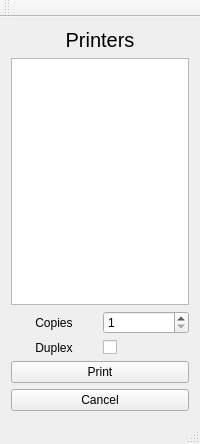
<?xml version="1.0" encoding="UTF-8"?>
<ui version="4.0">
 <class>kprint</class>
 <widget class="QMainWindow" name="kprint">
  <property name="geometry">
   <rect>
    <x>0</x>
    <y>0</y>
    <width>200</width>
    <height>444</height>
   </rect>
  </property>
  <property name="windowTitle">
   <string>kprint</string>
  </property>
  <widget class="QWidget" name="centralWidget">
   <layout class="QGridLayout" name="gridLayout">
    <item row="2" column="0" colspan="2">
     <widget class="QListWidget" name="printerList">
      <property name="font">
       <font>
        <pointsize>12</pointsize>
        <weight>50</weight>
        <bold>false</bold>
       </font>
      </property>
      <property name="acceptDrops">
       <bool>false</bool>
      </property>
      <property name="autoFillBackground">
       <bool>false</bool>
      </property>
      <property name="selectionMode">
       <enum>QAbstractItemView::ExtendedSelection</enum>
      </property>
      <property name="sortingEnabled">
       <bool>false</bool>
      </property>
     </widget>
    </item>
    <item row="7" column="0" colspan="2">
     <widget class="QPushButton" name="pushButton_2">
      <property name="text">
       <string>Cancel</string>
      </property>
     </widget>
    </item>
    <item row="6" column="0" colspan="2">
     <widget class="QPushButton" name="printButton">
      <property name="text">
       <string>Print</string>
      </property>
     </widget>
    </item>
    <item row="3" column="1">
     <widget class="QSpinBox" name="copies">
      <property name="minimum">
       <number>1</number>
      </property>
     </widget>
    </item>
    <item row="1" column="0" colspan="2">
     <widget class="QLabel" name="label">
      <property name="font">
       <font>
        <pointsize>15</pointsize>
       </font>
      </property>
      <property name="text">
       <string>Printers</string>
      </property>
      <property name="alignment">
       <set>Qt::AlignCenter</set>
      </property>
     </widget>
    </item>
    <item row="3" column="0">
     <widget class="QLabel" name="label_2">
      <property name="text">
       <string>Copies</string>
      </property>
      <property name="alignment">
       <set>Qt::AlignCenter</set>
      </property>
     </widget>
    </item>
    <item row="5" column="0">
     <widget class="QLabel" name="label_3">
      <property name="text">
       <string>Duplex</string>
      </property>
      <property name="alignment">
       <set>Qt::AlignCenter</set>
      </property>
     </widget>
    </item>
    <item row="5" column="1">
     <widget class="QCheckBox" name="duplex">
      <property name="text">
       <string/>
      </property>
      <property name="tristate">
       <bool>false</bool>
      </property>
     </widget>
    </item>
   </layout>
  </widget>
  <widget class="QToolBar" name="mainToolBar">
   <attribute name="toolBarArea">
    <enum>TopToolBarArea</enum>
   </attribute>
   <attribute name="toolBarBreak">
    <bool>false</bool>
   </attribute>
  </widget>
  <widget class="QStatusBar" name="statusBar"/>
 </widget>
 <layoutdefault spacing="6" margin="11"/>
 <resources/>
 <connections>
  <connection>
   <sender>pushButton_2</sender>
   <signal>clicked()</signal>
   <receiver>kprint</receiver>
   <slot>close()</slot>
   <hints>
    <hint type="sourcelabel">
     <x>169</x>
     <y>342</y>
    </hint>
    <hint type="destinationlabel">
     <x>192</x>
     <y>333</y>
    </hint>
   </hints>
  </connection>
 </connections>
</ui>
